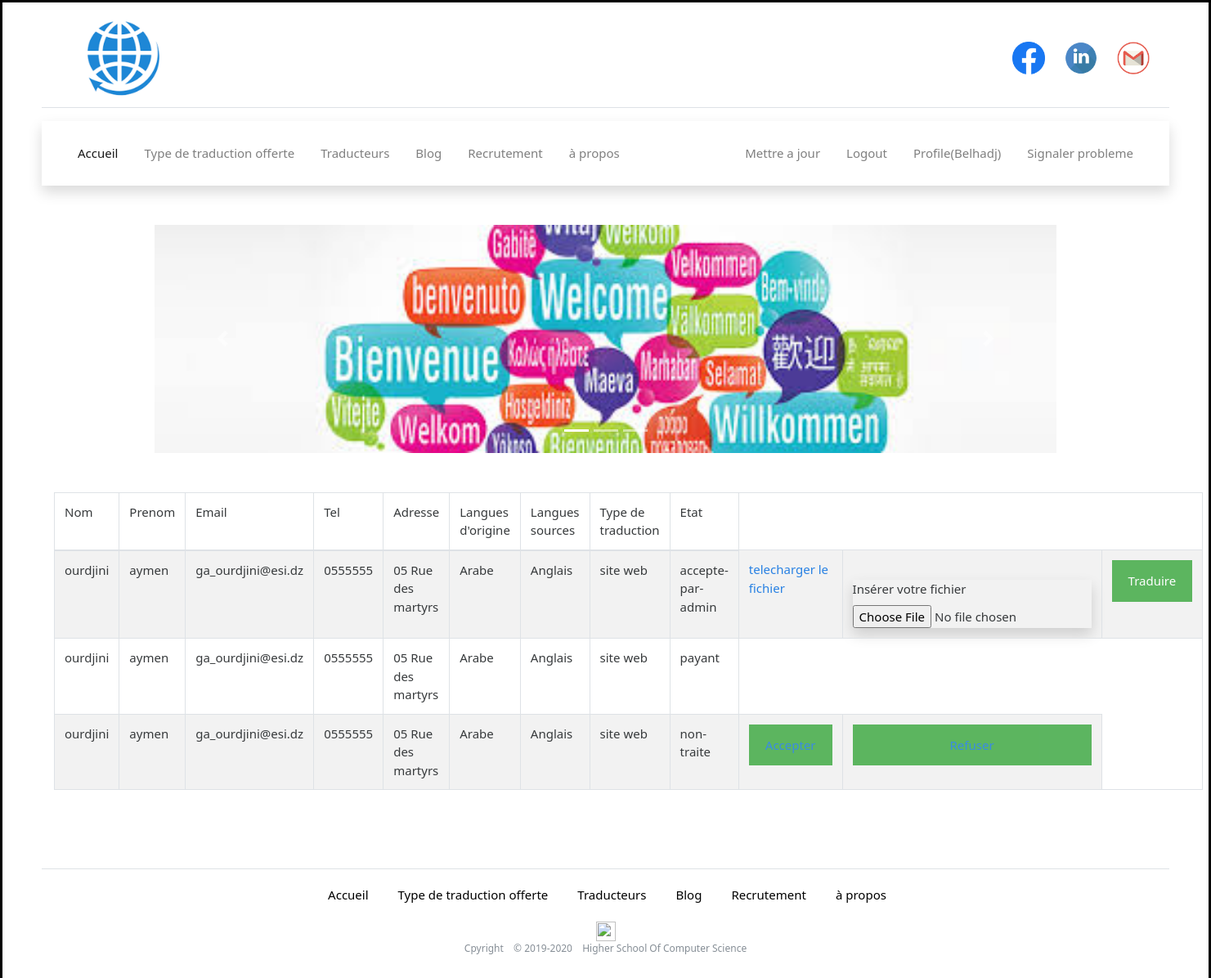
The page /?action=consulter&id=26 (signed in) on the database its author committed.
### tables this page shows
CREATE TABLE `demende` (
  `id` int(11) NOT NULL,
  `id_client` int(11) NOT NULL,
  `nom` text NOT NULL,
  `prenom` text NOT NULL,
  `e_mail` text NOT NULL,
  `tel` text NOT NULL,
  `adresse` text NOT NULL,
  `langue_ourigine` text NOT NULL,
  `langue_source` text NOT NULL,
  `type_traduction` text NOT NULL,
  `assurmente` text DEFAULT NULL,
  `fichier` text DEFAULT NULL,
  `commentaire` text NOT NULL,
  `id_traducteur` int(11) NOT NULL,
  `note` int(11) DEFAULT NULL,
  `date` date DEFAULT NULL,
  `etat` varchar(20) NOT NULL DEFAULT 'non-traite',
  `prix` int(11) NOT NULL DEFAULT 0
);

### Model/Model.php (called while the page is built, shortened)
<?php
function getDemandeTraducteur($id_traducteur)
{
    $servername = "localhost";
    $username = "root";
    $password = "nitrou18b_boy";
    try {
        $conn = new PDO("mysql:host=$servername;dbname=tp2cs", $username, $password);
    } catch (Exception $e) {
        var_dump(new PDO("mysql:host=$servername;dbname=tp2cs", $username, $password));
    }
    $sql = "SELECT * FROM demende where id_traducteur=? ";
    $stmt = $conn->prepare($sql);
    $stmt->execute([$id_traducteur]);
    return $stmt;
}

### View/profileTraducteur.php (the view, shortened to what this page needs)
<?php
if(isset($_SESSION['sess_user_id']) && $_SESSION['sess_user_name'] != "") {
  $nom = $_SESSION['sess_user_name'];
}
?>
<!DOCTYPE html>
<html lang="en">
<head>
    <link href="././sources/style.css" rel="stylesheet" type="text/css">
    <link rel="stylesheet" href="././sources/bootstrap.min.css">
</head>
<body class="pr-5 pl-5 ">
    <div class="d-flex header pt-3 border-bottom mb-3 pb-2">
        <div class="mr-auto mb-auto mt-auto">
            <a href="#"> <img src="././images/Logo.png" alt="Logo" class="logo " /></a>
        </div>
        <div class="d-flex mb-auto mt-auto">
          <a href="https://www.facebook.com/" target="_blank"> <img src="././images/Facebook.png" alt="Facebook" class="Social-Media mr-4" /></a>
          <a href="https://www.linkedin.com/" target="_blank"> <img src="././images/linkedin.png" alt="linkedin" class="Social-Media mr-4" /></a>
          <a href="https://www.gmail.com/" target="_blank"> <img src="././images/gmail.png" alt="gmail" class="Social-Media mr-4" /></a>
        </div>
    </div>
    <nav class="navbar navbar-expand-lg navbar-light bg-white shadow">
  <div class="collapse navbar-collapse" id="navbarText">
    <ul class="navbar-nav mr-auto p-1">
      <li class="nav-item active mr-3">
        <a class="nav-link" href="././index.php">Accueil </a>
      </li>
      <li class="nav-item mr-3">
                <a class="nav-link" href="type_traduction.php"> Type de traduction offerte<span class="sr-only">(current)</span></a>
            </li>
            <li class="nav-item mr-3">
                <a class="nav-link" href="list_traducteurs.php"> Traducteurs </a>
            </li>
            <li class="nav-item  mr-3">
                <a class="nav-link" href="blog.php">Blog </a>
            </li>
            <li class="nav-item mr-3">
                <a class="nav-link" href="Recrutement.php">Recrutement</a>
            </li>
            <li class="nav-item mr-3">
                <a class="nav-link" href="a_propos.php">à propos</a>
            </li>
    </ul>
    <span class="navbar-text">
    <?php
    if(isset($_SESSION['sess_user_id']) && $_SESSION['sess_user_name'] != ""){
    ?>
    <ul class="navbar-nav mr-auto p-1">
    <li class="nav-item mr-3">
                <a class="nav-link" href="#" onclick="document.getElementById('id01').style.display='block'"> Mettre a jour</a>
            </li>
            <li class="nav-item mr-3">
                <a class="nav-link" href="?action=logout"> Logout</a>
            </li >
            <li class="nav-item mr-3">
                <a class="nav-link" href="?action=consulter&id=<?= $_SESSION['sess_user_id'] ?>">Profile(<?= $nom ?>)</a>
            </li>
            <li class="nav-item mr-3">
                <a class="nav-link" href="#" onclick="document.getElementById('id02').style.display='block'"> Signaler probleme</a>
            </li>
    </ul>
    <?php } ?>
    </span>
  </div>
</nav>
<center>
   <div id="demo" class="carousel slide mt-5 mb-5  " data-ride="carousel"  data-interval="3000" >
        <ul class="carousel-indicators">
          <li data-target="#demo" data-slide-to="0" class="active"></li>
          <li data-target="#demo" data-slide-to="1"></li>
          <li data-target="#demo" data-slide-to="2"></li>
        </ul>
        <div class="carousel-inner">
          <div class="carousel-item active">
            <img src="././images/traduction1.jpg" alt="traduction1" width="1100" height="500">
          </div>
        </div>
        <a class="carousel-control-prev" href="#demo" data-slide="prev">
          <span class="carousel-control-prev-icon"></span>
        </a>
        <a class="carousel-control-next" href="#demo" data-slide="next">
          <span class="carousel-control-next-icon"></span>
        </a>
      </div>
    </center>
        <div class="col-sm-12">
            <table class="table table-striped table-bordered">
            <thead>
                <tr>
                    <td>Nom</td>
                    <td>Prenom</td>
                    <td>Email</td>
                    <td>Tel</td>
                    <td>Adresse</td>
                    <td>Langues d'origine</td>
                    <td>Langues sources</td>
                    <td>Type de traduction</td>
                    <td>Etat</td>
                </tr>
                </thead>
                <tbody>
                <?php while ($r = $data->fetch()):
                 $servername = "localhost";
                 $username = "root";
                 $password = "";
                 $conn = new PDO("mysql:host=$servername;dbname=tp2cs", $username, $password);
                 $sql = "SELECT langue FROM langues where id=? ";
                 $stmt= $conn->prepare($sql);
                 $stmt->execute([$r['langue_ourigine']]);
                 $r1 = $stmt->fetch(PDO::FETCH_ASSOC);
                 $r['langue_ourigine']=$r1['langue'];
                 $sql = "SELECT langue FROM langues where id=? ";
                 $stmt= $conn->prepare($sql);
                 $stmt->execute([$r['langue_source']]);
                 $r1 = $stmt->fetch(PDO::FETCH_ASSOC);
                 $r['langue_source']=$r1['langue'];
                ?>
                <tr>
                    <td><?php echo htmlspecialchars($r['nom']) ?></td>
                    <td><?php echo htmlspecialchars($r['prenom']) ?></td>
                    <td><?php echo htmlspecialchars($r['e_mail']) ?></td>
                    <td><?php echo htmlspecialchars($r['tel'])?></td>
                    <td><?php echo htmlspecialchars($r['adresse']) ?></td>
                    <td><?php echo htmlspecialchars($r['langue_ourigine']) ?></td>
                    <td><?php echo htmlspecialchars($r['langue_source']) ?></td>
                    <td><?php echo htmlspecialchars($r['type_traduction']) ?></td>
                    <td><?php echo htmlspecialchars($r['etat']) ?></td>
                    <?php if($r['etat']=='accepte-par-admin'):?>
                      <?php
                        $servername = "localhost";
                        $username = "root";
                        $password = "";
                        $conn = new PDO("mysql:host=$servername;dbname=tp2cs", $username, $password);
                        $sql = "SELECT nom FROM document WHERE id_demande=? and (type=? or type=? or type=?)";
                        $stmt= $conn->prepare($sql);
                        $stmt->execute([$r['id'],"site web","general","scientifique"]);
                        $row   = $stmt->fetch(PDO::FETCH_ASSOC);
                        $name_file=$row['nom'];
                        ?>
                      <td>
                        <a href="./sources/file/<?php echo $name_file;  ?>" download> telecharger le fichier</a>
                       </td>
                    <td>
                      <form enctype="multipart/form-data" action="?action=terminerTraduction&demande_id=<?=$r['id']?>&id=<?=$r['id_traducteur']?>&id_client=<?=$r['id_client']?>"  method="POST" class="mt-4 shadow" >
                      <label for="file">Insérer votre fichier</label>
                      <input type="file"  name="file" >
                      <td><button type="submit">Traduire</button></td>
                      </form>
                    </td>
                    <?php endif;?>
                    <?php if($r['etat']=='non-traite'):?>
                      <td><button><a href="?action=accepter&demande_id=<?=$r['id']?>&id=<?=$r['id_traducteur']?>">Accepter</a></button></td>
                      <td><button ><a href="?action=refuser&demande_id=<?=$r['id']?>&id=<?=$r['id_traducteur']?>">Refuser</a></button></td>
                    <?php endif;?>
                </tr>
                <?php endwhile ;?>
                </tbody>
            </table>
           </div>
        <div>
        <footer class="mt-2 border-top mb-5">
      <center>
          <div class="row">
              <div class="col-12 col-md">
                  <ul class="listf p-1 d-flex mt-3">
                    <li class="  active mr-3">
                        <a  href="././index.php"> Accueil</a>
                    </li>
                    <li class=" mr-3">
                        <a  href="type_traduction.php"> Type de traduction offerte</a>
                    </li>
                    <li class=" mr-3">
                        <a  href="list_traducteurs.php"> Traducteurs</a>
                    </li>
                    <li class=" mr-3">
                        <a  href="blog.php">Blog</a>
                    </li>
                    <li class=" mr-3">
                        <a  href="recrutement.php">Recrutement</a>
                    </li>
                    <li class=" mr-3">
                        <a  href="a_propos">à propos</a>
                    </li>
                </ul>
                  <img src="././././assets/brand/bootstrap-solid.svg" alt="" width="24" height="24">
                  <small class="d-block text-muted">Cpyright &ensp; &copy; 2019-2020 &ensp; Higher School Of Computer Science</small>
              </div>
      </center>
  </footer>
    </div>
</body>
</html>

### sources/style.css (style rules this page uses)
body { margin: 0; padding: 0; border-color: black; border-style: solid; border-width: 5%; }
.logo { width: 20%; height: 10%; }
.Social-Media { width: 40px; height:40px; }
.carousel-inner img { width: 100%; height: 100%; }
.listf { list-style-type: none; justify-content:center; }
.listf > li { padding-left: 20px; }
.listf > li > a { color: black; }
.carousel { width: 80%; height: 20%; }
.header { width: 100%; height: 100%; }
body { margin: 0; padding: 0; }
.navbar { height: 15%; }
* { box-sizing: border-box }
button { background-color: #4CAF50; color: white; padding: 14px 20px; margin: 8px 0; border: none; cursor: pointer; width: 100%; opacity: 0.9; }

### rows shown on the page
demende: nom "ourdjini", prenom "aymen", e_mail "ga_ourdjini@esi.dz", tel "0555555", adresse "05 Rue des martyrs", langue_ourigine "Arabe", langue_source "Anglais", type_traduction "site web", etat "accepte-par-admin"
demende: nom "ourdjini", prenom "aymen", e_mail "ga_ourdjini@esi.dz", tel "0555555", adresse "05 Rue des martyrs", langue_ourigine "Arabe", langue_source "Anglais", type_traduction "site web", etat "payant"
demende: nom "ourdjini", prenom "aymen", e_mail "ga_ourdjini@esi.dz", tel "0555555", adresse "05 Rue des martyrs", langue_ourigine "Arabe", langue_source "Anglais", type_traduction "site web", etat "non-traite"

### other values the page prints
$nom "Belhadj"
